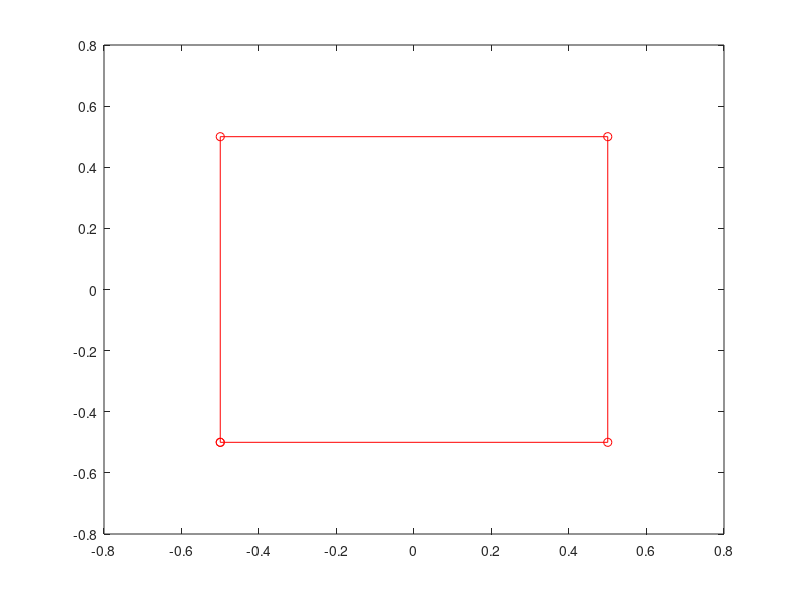
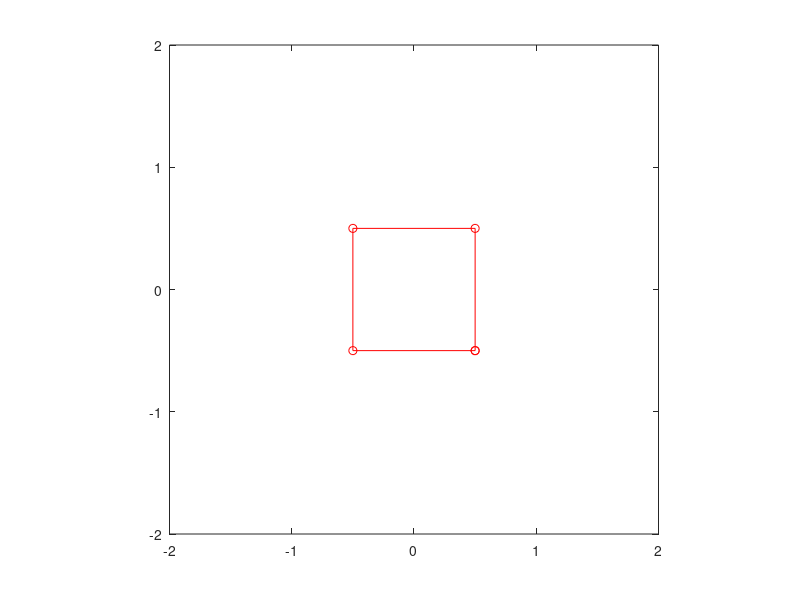

Here is the MATLAB script that generated these plots, in order:
function rotation
x = [0 1 1 0 0]-0.5;
y = [0 0 1 1 0]-0.5;
plot(x,y,'r-o')
[theta,rho]=cart2pol(x,y);
figure()
plot(x,y,'r-o')
drawnow
axis([-2 2 -2 2])
axis equal
for i = 1:1:90
    [x,y] = pol2cart(theta+deg2rad(i),rho);
    plot(x,y,'r-o')
    axis([-2 2 -2 2])
    axis equal
    pause(1)
end
end
